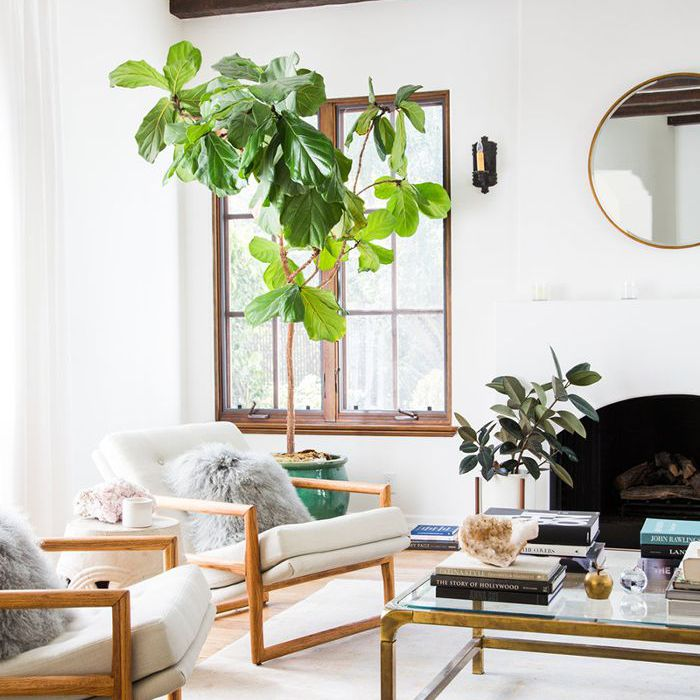
#> input picture image.jpg, 700 x 700 px
$ jupyter execute ex.7.3.ipynb
#> lines starting #> are read from the running program, lines starting #| are printed output that depends on the picture; after the words box and inside, x2 and y2 are one past the last pixel; in counts of white or black regions, pixels touching at a corner belong together
[cell 1]
import cv2
import matplotlib.pyplot as plt
image=cv2.imread("image.jpg")
#> image is the input picture: shape (700, 700, 3); mean B, G, R 181.5, 193.9, 196.2
gray_img=cv2.cvtColor(image,cv2.COLOR_BGR2GRAY)
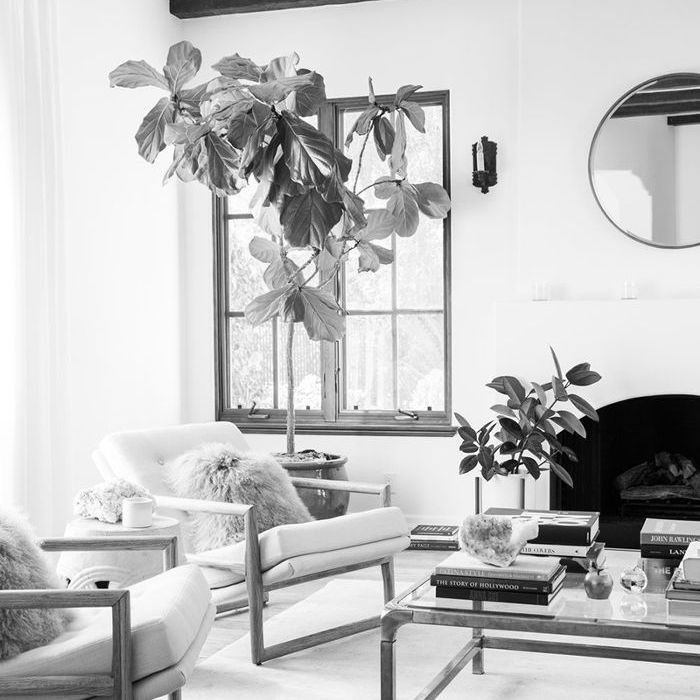
#> gray_img: shape (700, 700); min 0, max 255, mean 193.1
img=cv2.GaussianBlur(gray_img,(3,3),0)
canny_edges = cv2.Canny(image, 120, 500)
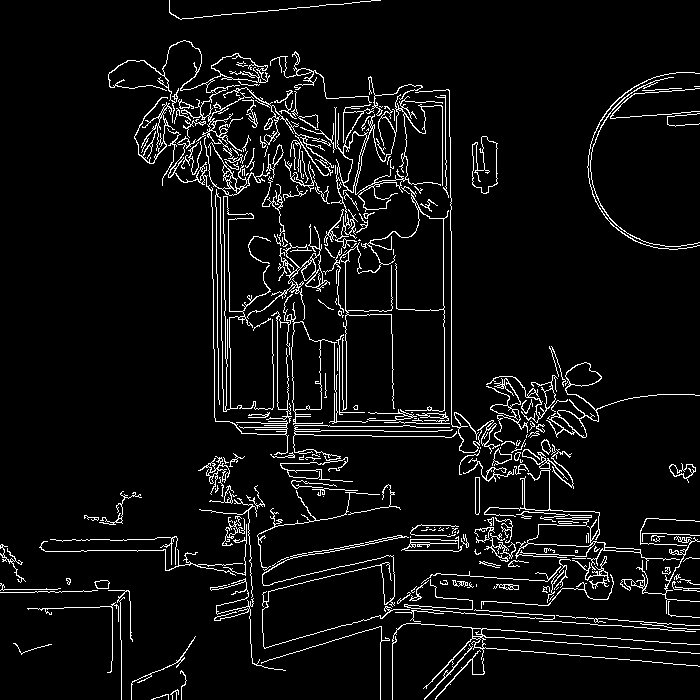
#> canny_edges: shape (700, 700); 6.1% white in thin lines or dots
plt.figure(figsize=(16,16))
plt.subplot(1,2,1)
plt.imshow(img,cmap='gray')
plt.title('Gray')
plt.subplot(1,2,2)
plt.imshow(canny_edges,cmap='gray')
plt.title("Canny_edges")
plt.xticks([])
plt.yticks([])
plt.show()
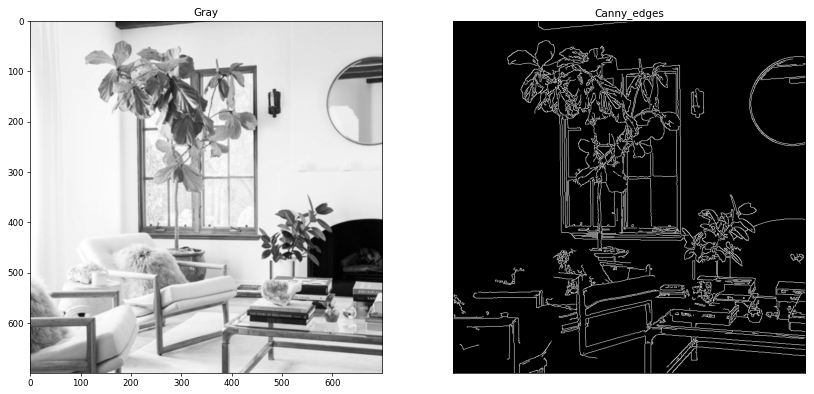
#> figure drawn by matplotlib, 2 panels

$ run again, with laplacian.png saved as image.jpg
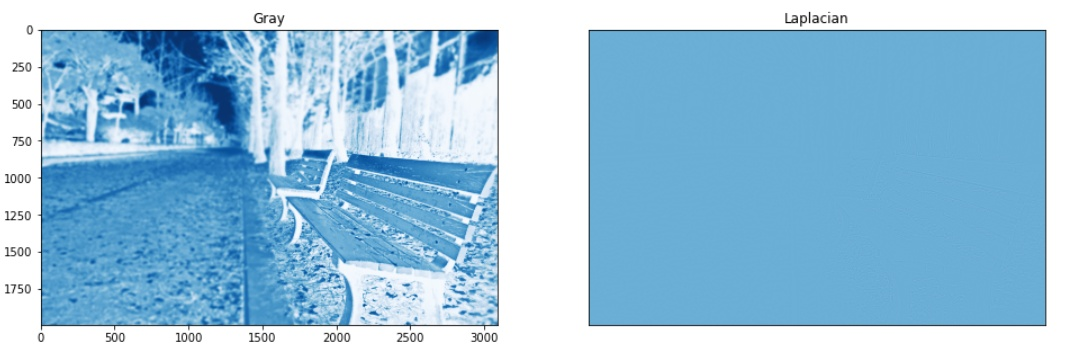
#> input picture laplacian.png, 1069 x 353 px
#> image is the input picture: shape (353, 1069, 3); mean B, G, R 222.5, 195.3, 152
#> `canny_edges = cv2.Canny(image, 120, 500)`:
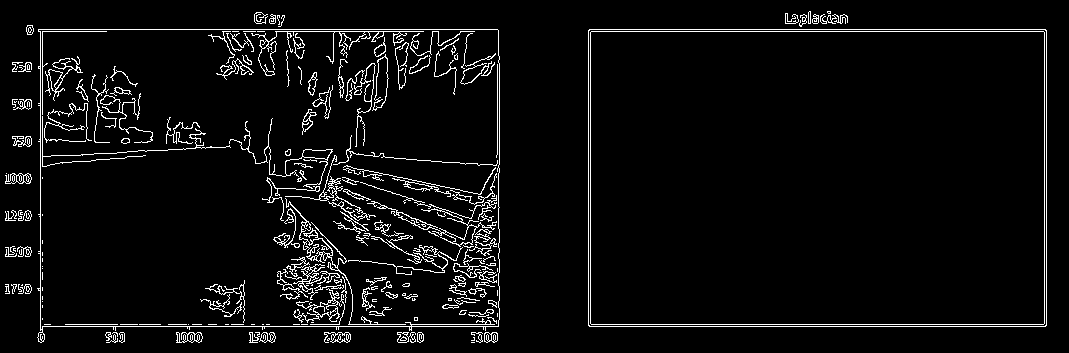
#> canny_edges: shape (353, 1069); 5% white in thin lines or dots
#> `plt.show()`:
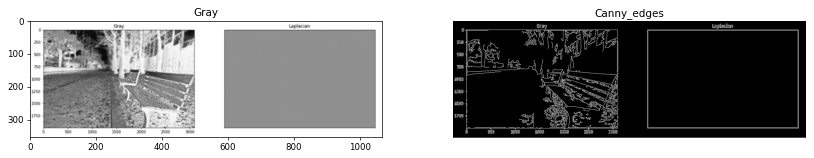
#> figure drawn by matplotlib, 2 panels

$ run again, with sobel_x.png saved as image.jpg
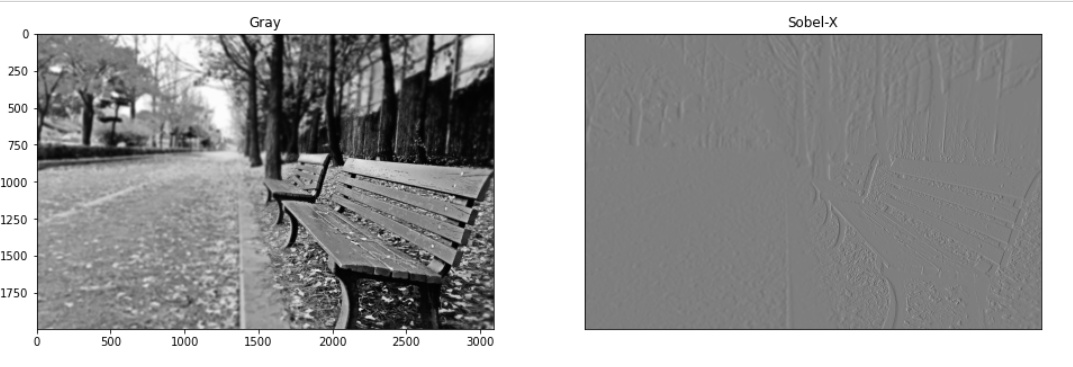
#> input picture sobel_x.png, 1073 x 367 px
#> image is the input picture: shape (367, 1073, 3); min 0, max 255, mean 161.4
#> `canny_edges = cv2.Canny(image, 120, 500)`:
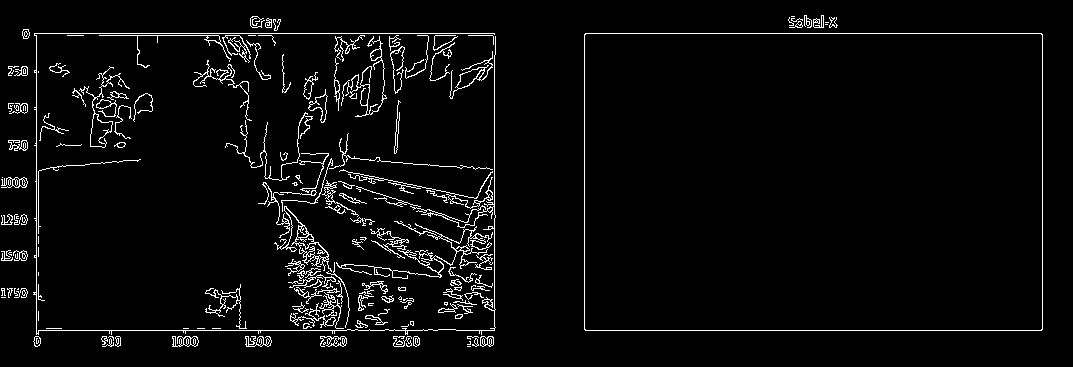
#> canny_edges: shape (367, 1073); 3.9% white in thin lines or dots, all inside (x1, y1, x2, y2) = (1, 15, 1043, 347)
#> `plt.show()`:
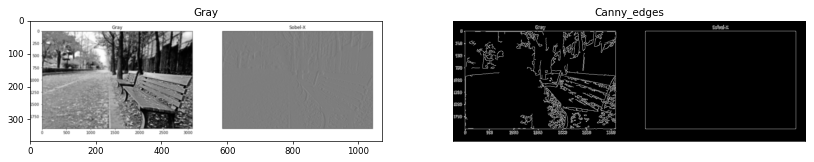
#> figure drawn by matplotlib, 2 panels

$ run again, with sobel_xy.png saved as image.jpg
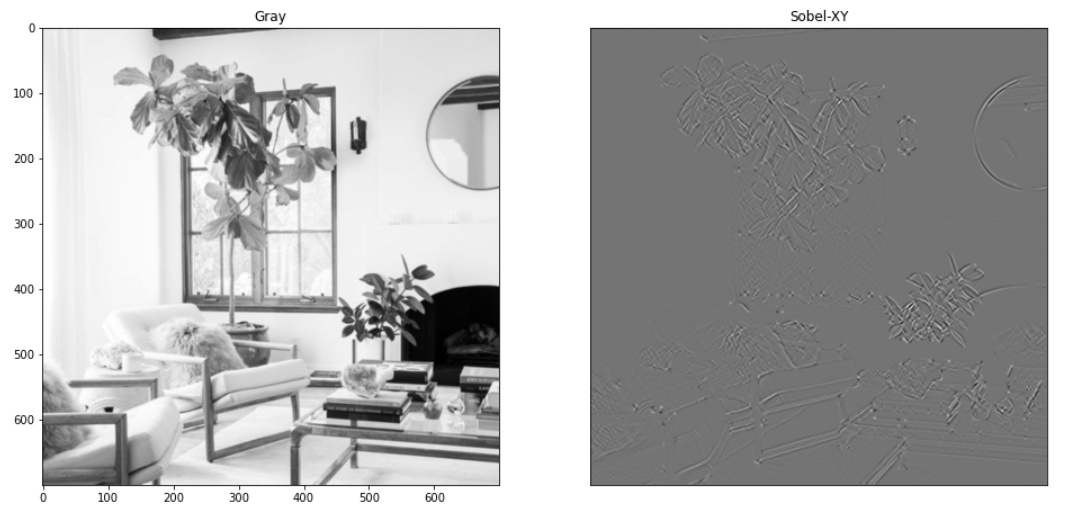
#> input picture sobel_xy.png, 1075 x 523 px
#> image is the input picture: shape (523, 1075, 3); min 0, max 255, mean 178.6
#> `canny_edges = cv2.Canny(image, 120, 500)`:
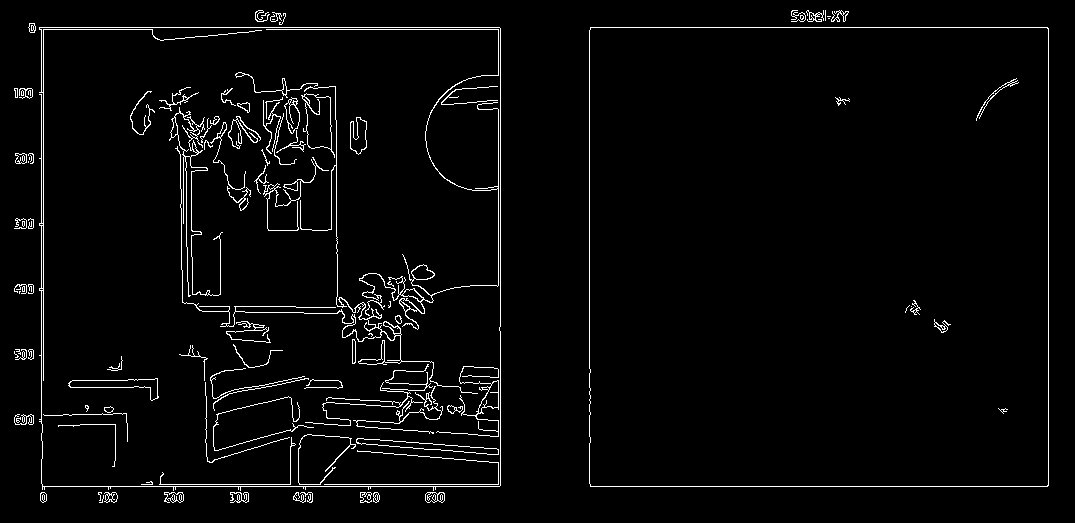
#> canny_edges: shape (523, 1075); 3% white in thin lines or dots
#> `plt.show()`:
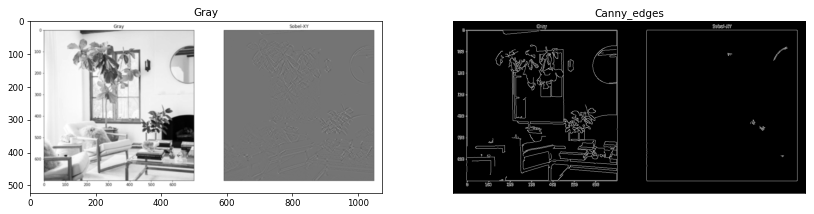
#> figure drawn by matplotlib, 2 panels
